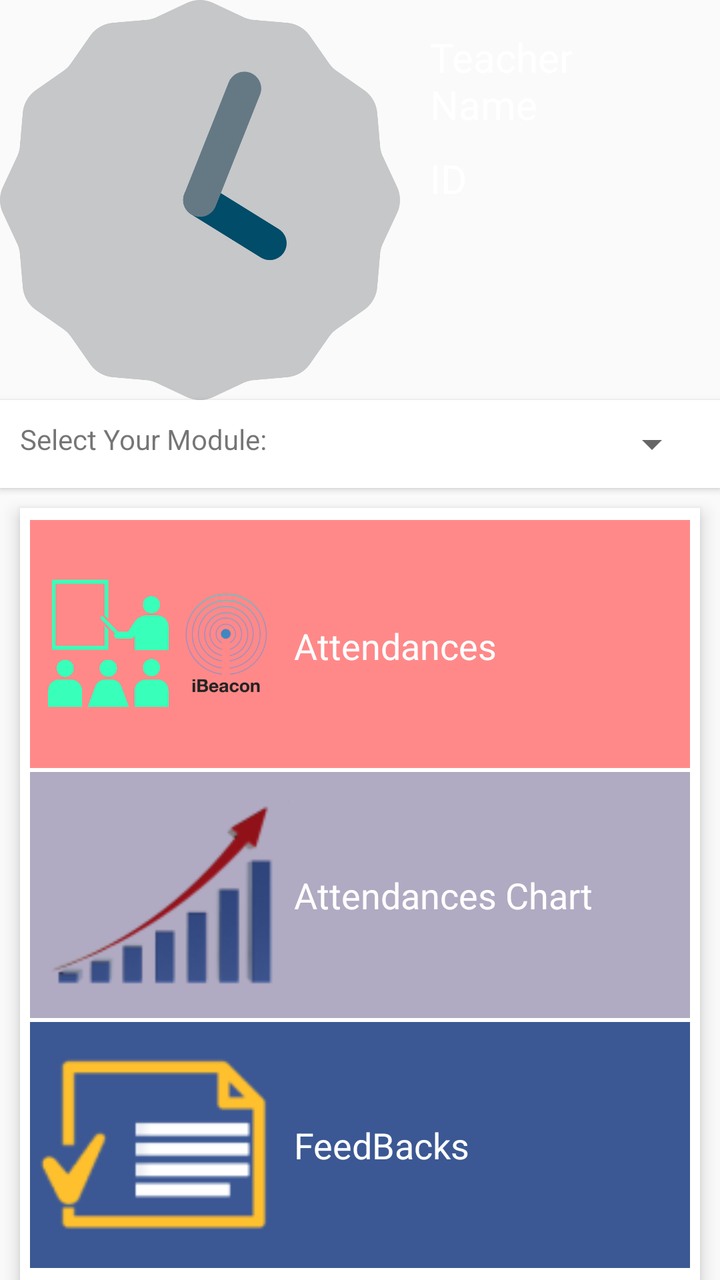
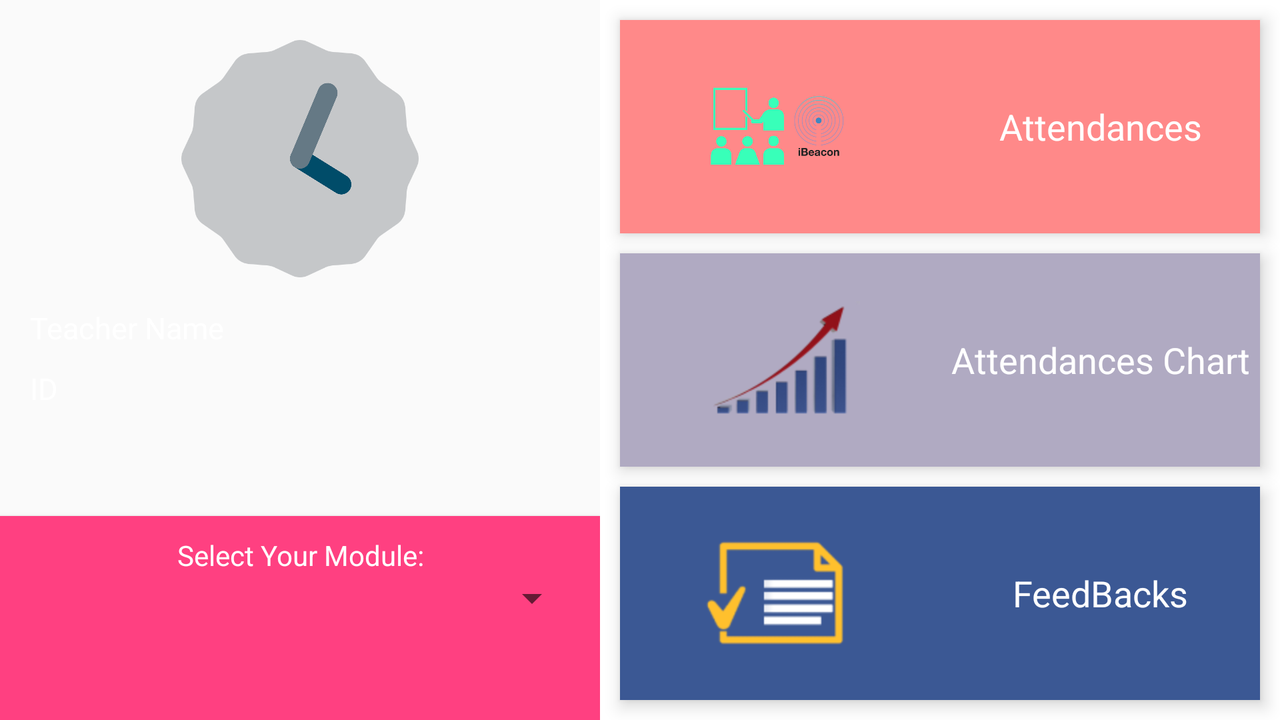

Two renders of one Android screen. The first uses the default layout on a phone; the second uses the alternative layout the repository ships for a different screen configuration, on a matching device. The two XML files are below.
<!-- AndroidManifest.xml: application theme AppTheme -->
<!-- res/layout/fragment_main_fragment_teacher.xml -->
<RelativeLayout xmlns:android="http://schemas.android.com/apk/res/android"
    xmlns:tools="http://schemas.android.com/tools" android:layout_width="match_parent"
    android:layout_height="match_parent"
    tools:context="com.mts.athanasiosmoutsioulis.edaattendancesystem.MainFragmentTeacher">

    <RelativeLayout
        android:layout_width="fill_parent"
        android:layout_height="fill_parent"
        >

        <RelativeLayout
            android:layout_width="fill_parent"
            android:layout_height="200dp"
            android:id="@+id/rl_header"
            android:background="@drawable/material_design_wallpaper">

            <AnalogClock
                android:layout_width="wrap_content"
                android:layout_height="wrap_content"
                android:id="@+id/analogClock"
                android:layout_centerVertical="true" />

            <LinearLayout
                android:orientation="vertical"
                android:layout_width="match_parent"
                android:layout_height="match_parent"
                android:layout_alignTop="@+id/analogClock"
                android:layout_toRightOf="@+id/analogClock"
                android:padding="10dp">

                <TextView
                    android:layout_width="wrap_content"
                    android:layout_height="wrap_content"
                    android:text="Teacher Name"
                    android:id="@+id/tv_fbName"
                    android:textColor="#fff"
                    android:padding="5dp"
                    android:textSize="20sp" />

                <TextView
                    android:layout_width="wrap_content"
                    android:layout_height="wrap_content"
                    android:text="ID"
                    android:id="@+id/tv_id"
                    android:textColor="#fff"
                    android:padding="5dp"
                    android:textSize="20sp" />

            </LinearLayout>

        </RelativeLayout>

        <LinearLayout
            android:orientation="vertical"
            android:layout_width="fill_parent"
            android:layout_height="match_parent"
            android:weightSum="3"
            android:layout_marginTop="10dp"
            android:padding="5dp"
            android:clipToPadding="false"
            android:elevation="5dp"
            android:background="#fff"
            android:layout_marginLeft="10dp"
            android:layout_marginRight="10dp"
            android:layout_below="@+id/ll_module">


            <LinearLayout
                android:orientation="horizontal"
                android:layout_width="match_parent"
                android:layout_height="wrap_content"
                android:weightSum="5"
                android:layout_weight="1"
                android:background="#ff8989"
                android:layout_marginBottom="1dp"
                android:layout_marginTop="1dp"
                android:id="@+id/teacher_ll_attendances">

                <ImageView
                    android:layout_width="fill_parent"
                    android:layout_height="fill_parent"
                    android:id="@+id/imageView2"
                    android:src="@drawable/classes_icon"
                    android:layout_weight="3" />

                <TextView
                    android:layout_width="fill_parent"
                    android:layout_height="wrap_content"
                    android:id="@+id/editText"
                    android:text="Attendances"
                    android:layout_gravity="center_vertical"
                    android:layout_weight="2"
                    android:textSize="18sp"
                    android:textColor="#fff"
                    android:layout_marginTop="1dp" />
            </LinearLayout>
            <LinearLayout
                android:orientation="horizontal"
                android:layout_width="match_parent"
                android:layout_height="wrap_content"
                android:weightSum="5"
                android:id="@+id/teacher_ll_charts"
                android:layout_weight="1"
                android:background="#b0aac2"
                android:layout_marginTop="1dp"
                android:layout_marginBottom="1dp">

                <ImageView
                    android:layout_width="fill_parent"
                    android:layout_height="fill_parent"
                    android:id="@+id/imageView3"
                    android:src="@drawable/chart"
                    android:layout_weight="3" />

                <TextView
                    android:layout_width="fill_parent"
                    android:layout_height="wrap_content"
                    android:id="@+id/editText1"
                    android:text="Attendances Chart"
                    android:layout_gravity="center_vertical"
                    android:layout_weight="2"
                    android:textSize="18sp"
                    android:textColor="#fff" />
            </LinearLayout>
            <LinearLayout
                android:orientation="horizontal"
                android:layout_width="match_parent"
                android:layout_height="wrap_content"
                android:weightSum="5"
                android:layout_weight="1"
                android:background="#3B5894"
                android:layout_marginTop="1dp"
                android:layout_marginBottom="1dp"
                android:id="@+id/teacher_ll_feedback"
                >

                <ImageView
                    android:layout_width="fill_parent"
                    android:layout_height="fill_parent"
                    android:id="@+id/imageView4"
                    android:layout_weight="3"
                    android:src="@drawable/feedback_teacher" />

                <TextView
                    android:layout_width="fill_parent"
                    android:layout_height="wrap_content"
                    android:id="@+id/editText2"
                    android:text="FeedBacks"
                    android:layout_gravity="center_vertical"
                    android:layout_weight="2"
                    android:textSize="18sp"
                    android:textColor="#fff" />
            </LinearLayout>
        </LinearLayout>

        <LinearLayout
            android:orientation="horizontal"
            android:layout_width="match_parent"
            android:layout_height="wrap_content"
            android:id="@+id/ll_module"
            android:layout_below="@+id/rl_header"
            android:padding="10dp"
            android:background="#fff"
            android:elevation="2dp">

            <TextView
                android:layout_width="fill_parent"
                android:layout_height="wrap_content"
                android:text="Select Your Module:"
                android:id="@+id/textView4"
                android:layout_weight="1" />

            <Spinner
                android:layout_width="fill_parent"
                android:layout_height="wrap_content"
                android:id="@+id/spinner_module"
                android:layout_weight="1" />
        </LinearLayout>

        
            
            
            
            
            
            
            
            
            
    </RelativeLayout>


</RelativeLayout>
<!-- resources referenced by this layout -->
<resources>
  <!-- drawable chart: png bitmap (drawable-xhdpi, 6273 bytes) -->
  <!-- drawable classes_icon: png bitmap (drawable-xhdpi, 3873 bytes) -->
  <!-- drawable feedback_teacher: png bitmap (drawable-xhdpi, 2528 bytes) -->
  <style name="AppTheme" parent="Theme.AppCompat.Light.DarkActionBar">
          
          <item name="colorPrimary">@color/colorPrimary</item>
          <item name="colorPrimaryDark">@color/colorPrimaryDark</item>
          <item name="colorAccent">@color/colorAccent</item>
      </style>
  <color name="colorPrimary">#009688</color>
  <color name="colorPrimaryDark">#00796B</color>
  <color name="colorAccent">#FF4081</color>
</resources>
<!-- res/layout-land/fragment_main_fragment_teacher.xml (the author's variant of the layout above) -->
<!-- drawn on the phone turned sideways -->
<RelativeLayout xmlns:android="http://schemas.android.com/apk/res/android"
    xmlns:tools="http://schemas.android.com/tools" android:layout_width="match_parent"
    android:layout_height="match_parent"
    tools:context="com.mts.athanasiosmoutsioulis.edaattendancesystem.MainFragmentTeacher">

    <LinearLayout
        android:layout_width="fill_parent"
        android:layout_height="fill_parent"
        android:orientation="horizontal"
        >

        <LinearLayout
            android:layout_width="300dp"
            android:layout_height="fill_parent"
            android:id="@+id/rl_header"
            android:orientation="vertical"
            android:background="@drawable/material_design_wallpaper">

            <AnalogClock
                android:layout_width="fill_parent"
                android:layout_height="80dp"
                android:id="@+id/analogClock"
                android:layout_centerInParent="true"
                android:layout_marginTop="20dp"
                android:layout_weight="1" />

            <LinearLayout
                android:orientation="vertical"
                android:layout_width="wrap_content"
                android:layout_height="wrap_content"
                android:padding="10dp"
                android:layout_alignParentLeft="true"
                android:layout_weight="1">

                <TextView
                    android:layout_width="wrap_content"
                    android:layout_height="wrap_content"
                    android:text="Teacher Name"
                    android:id="@+id/tv_fbName"
                    android:textColor="#fff"
                    android:padding="5dp"
                    android:textSize="15sp" />

                <TextView
                    android:layout_width="wrap_content"
                    android:layout_height="wrap_content"
                    android:text="ID"
                    android:id="@+id/tv_id"
                    android:textColor="#fff"
                    android:padding="5dp"
                    android:textSize="15sp" />

            </LinearLayout>

            <LinearLayout
                android:orientation="vertical"
                android:layout_width="fill_parent"
                android:layout_height="wrap_content"
                android:id="@+id/ll_module"
                android:padding="10dp"
                android:elevation="2dp"
                android:layout_alignParentRight="true"
                android:layout_alignParentEnd="true"
                android:layout_alignParentBottom="true"
                android:background="@color/colorAccent"
                android:layout_weight="1">

                <TextView
                    android:layout_width="fill_parent"
                    android:layout_height="wrap_content"
                    android:text="Select Your Module:"
                    android:id="@+id/textView4"
                    android:textColor="#fff"
                    android:gravity="center_horizontal" />

                <Spinner
                    android:layout_width="fill_parent"
                    android:layout_height="wrap_content"
                    android:id="@+id/spinner_module"
                    android:gravity="center_horizontal" />
            </LinearLayout>

        </LinearLayout>

        <LinearLayout
            android:orientation="vertical"
            android:layout_width="fill_parent"
            android:layout_height="match_parent"
            android:weightSum="3"
            android:clipToPadding="false"
            android:background="#fff"
            android:layout_below="@+id/rl_header"
            android:padding="5dp"
            android:layout_gravity="center">


            <LinearLayout
                android:orientation="horizontal"
                android:layout_width="match_parent"
                android:layout_height="fill_parent"
                android:layout_weight="1"
                android:background="#ff8989"
                android:id="@+id/teacher_ll_attendances"
                android:elevation="5dp"
                android:layout_margin="5dp"
                android:gravity="center_vertical">

                <ImageView
                    android:layout_width="0dp"
                    android:layout_height="fill_parent"
                    android:id="@+id/imageView2"
                    android:src="@drawable/classes_icon"
                    android:layout_gravity="center_horizontal"
                    android:padding="40dp"
                    android:scaleType="centerCrop"
                    android:layout_weight="1" />

                <TextView
                    android:layout_width="0dp"
                    android:layout_height="wrap_content"
                    android:id="@+id/editText"
                    android:text="Attendances"
                    android:layout_gravity="center_vertical"
                    android:textSize="18sp"
                    android:textColor="#fff"
                    android:gravity="center_horizontal"
                    android:layout_weight="1" />
            </LinearLayout>
            <LinearLayout
                android:orientation="horizontal"
                android:layout_width="match_parent"
                android:layout_height="fill_parent"
                android:id="@+id/teacher_ll_charts"
                android:layout_weight="1"
                android:background="#b0aac2"
                android:elevation="5dp"
                android:layout_margin="5dp"
                android:gravity="center_vertical">

                <ImageView
                    android:layout_width="match_parent"
                    android:layout_height="wrap_content"
                    android:id="@+id/imageView3"
                    android:src="@drawable/chart"
                    android:layout_gravity="center_horizontal"
                    android:padding="40dp"
                    android:scaleType="centerCrop"
                    android:layout_weight="1" />

                <TextView
                    android:layout_width="fill_parent"
                    android:layout_height="wrap_content"
                    android:id="@+id/editText1"
                    android:text="Attendances Chart"
                    android:layout_gravity="center"
                    android:textSize="18sp"
                    android:textColor="#fff"
                    android:gravity="center_vertical|center_horizontal"
                    android:layout_weight="1" />
            </LinearLayout>
            <LinearLayout
                android:orientation="horizontal"
                android:layout_width="fill_parent"
                android:layout_height="fill_parent"
                android:background="#3B5894"
                android:id="@+id/teacher_ll_feedback"
                android:layout_weight="1"
                android:elevation="5dp"
                android:layout_margin="5dp"
                android:gravity="center_vertical">

                <ImageView
                    android:layout_width="match_parent"
                    android:layout_height="wrap_content"
                    android:id="@+id/imageView4"
                    android:src="@drawable/feedback_teacher"
                    android:layout_gravity="center_horizontal"
                    android:padding="40dp"
                    android:scaleType="centerCrop"
                    android:layout_weight="1" />

                <TextView
                    android:layout_width="fill_parent"
                    android:layout_height="wrap_content"
                    android:id="@+id/editText2"
                    android:text="FeedBacks"
                    android:layout_gravity="center_vertical"
                    android:textSize="18sp"
                    android:textColor="#fff"
                    android:gravity="center_horizontal"
                    android:layout_weight="1" />
            </LinearLayout>
        </LinearLayout>

        
        
        
        
        
        
        
        
        
        
    </LinearLayout>


</RelativeLayout>
<!-- resources referenced by the variant -->
<!-- as the phone turned sideways resolves them -->
<resources>
  <color name="colorAccent">#FF4081</color>
  <!-- drawable chart: png bitmap (drawable-xhdpi, 6273 bytes) -->
  <!-- drawable classes_icon: png bitmap (drawable-xhdpi, 3873 bytes) -->
  <!-- drawable feedback_teacher: png bitmap (drawable-xhdpi, 2528 bytes) -->
  <style name="AppTheme" parent="Theme.AppCompat.Light.DarkActionBar">
          
          <item name="colorPrimary">@color/colorPrimary</item>
          <item name="colorPrimaryDark">@color/colorPrimaryDark</item>
          <item name="colorAccent">@color/colorAccent</item>
      </style>
  <color name="colorPrimary">#009688</color>
  <color name="colorPrimaryDark">#00796B</color>
</resources>
